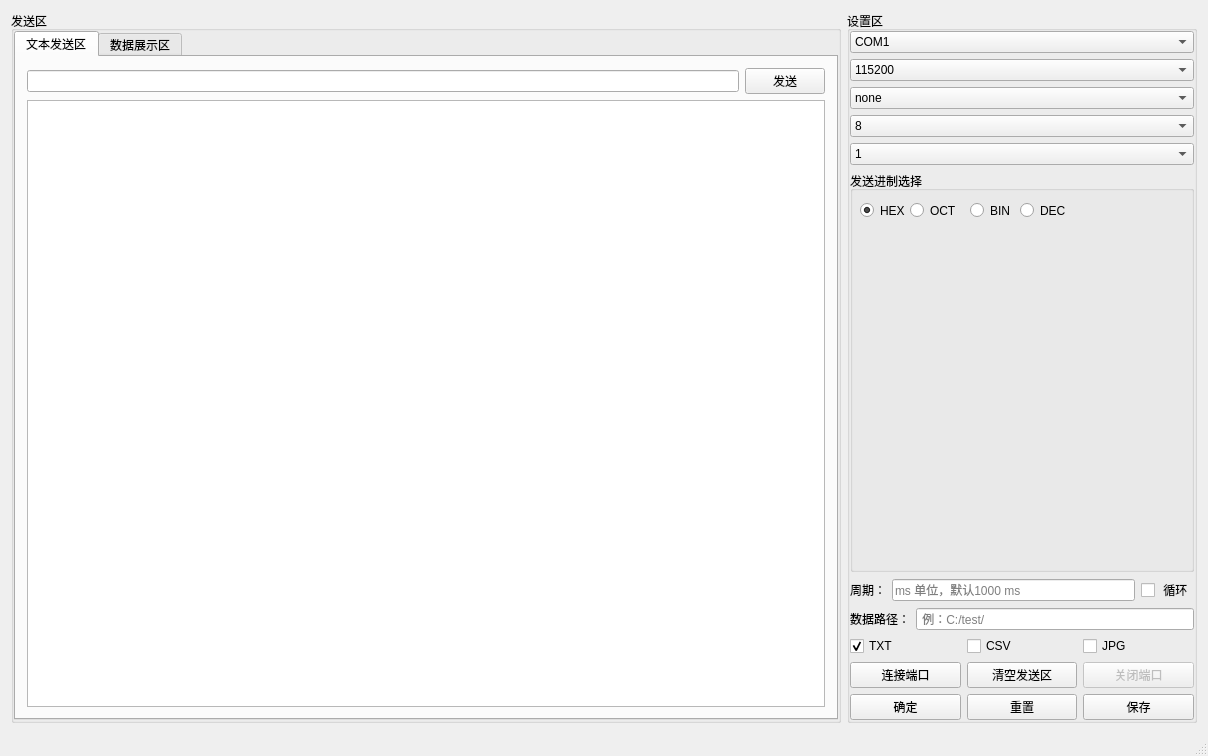
<?xml version="1.0" encoding="UTF-8"?>
<ui version="4.0">
 <class>Serial</class>
 <widget class="QMainWindow" name="Serial">
  <property name="geometry">
   <rect>
    <x>0</x>
    <y>0</y>
    <width>1208</width>
    <height>756</height>
   </rect>
  </property>
  <property name="windowTitle">
   <string>Serial</string>
  </property>
  <widget class="QWidget" name="centralWidget">
   <layout class="QHBoxLayout" name="horizontalLayout_9">
    <item>
     <widget class="QGroupBox" name="groupBox">
      <property name="minimumSize">
       <size>
        <width>690</width>
        <height>0</height>
       </size>
      </property>
      <property name="title">
       <string>发送区</string>
      </property>
      <layout class="QGridLayout" name="gridLayout_2">
       <property name="leftMargin">
        <number>0</number>
       </property>
       <property name="topMargin">
        <number>0</number>
       </property>
       <property name="rightMargin">
        <number>0</number>
       </property>
       <property name="bottomMargin">
        <number>0</number>
       </property>
       <item row="0" column="0">
        <widget class="QTabWidget" name="tabWidget">
         <property name="currentIndex">
          <number>0</number>
         </property>
         <widget class="QWidget" name="tab_3">
          <attribute name="title">
           <string>文本发送区</string>
          </attribute>
          <layout class="QVBoxLayout" name="verticalLayout_2">
           <item>
            <layout class="QVBoxLayout" name="verticalLayout">
             <item>
              <layout class="QHBoxLayout" name="horizontalLayout">
               <item>
                <widget class="QLineEdit" name="edit_send"/>
               </item>
               <item>
                <widget class="QPushButton" name="btn_send">
                 <property name="text">
                  <string>发送</string>
                 </property>
                </widget>
               </item>
              </layout>
             </item>
             <item>
              <widget class="QPlainTextEdit" name="edit_text_buffer">
               <property name="sizeAdjustPolicy">
                <enum>QAbstractScrollArea::AdjustIgnored</enum>
               </property>
              </widget>
             </item>
            </layout>
           </item>
          </layout>
         </widget>
         <widget class="QWidget" name="tab_4">
          <attribute name="title">
           <string>数据展示区</string>
          </attribute>
          <layout class="QGridLayout" name="gridLayout">
           <item row="0" column="0">
            <layout class="QHBoxLayout" name="horizontalLayout_8">
             <item>
              <widget class="QPushButton" name="btn_draw">
               <property name="text">
                <string>开始绘图</string>
               </property>
              </widget>
             </item>
             <item>
              <widget class="QPushButton" name="btn_stop">
               <property name="enabled">
                <bool>false</bool>
               </property>
               <property name="text">
                <string>停止绘图</string>
               </property>
              </widget>
             </item>
            </layout>
           </item>
           <item row="1" column="0">
            <widget class="QChartView" name="chart_view"/>
           </item>
          </layout>
         </widget>
        </widget>
       </item>
      </layout>
     </widget>
    </item>
    <item>
     <widget class="QGroupBox" name="groupBox_2">
      <property name="maximumSize">
       <size>
        <width>350</width>
        <height>16777215</height>
       </size>
      </property>
      <property name="title">
       <string>设置区</string>
      </property>
      <layout class="QGridLayout" name="gridLayout_3">
       <property name="leftMargin">
        <number>0</number>
       </property>
       <property name="topMargin">
        <number>0</number>
       </property>
       <property name="rightMargin">
        <number>0</number>
       </property>
       <property name="bottomMargin">
        <number>0</number>
       </property>
       <item row="0" column="0">
        <layout class="QVBoxLayout" name="verticalLayout_5">
         <item>
          <layout class="QVBoxLayout" name="verticalLayout_4">
           <item>
            <widget class="QComboBox" name="cmb_com">
             <item>
              <property name="text">
               <string>COM1</string>
              </property>
             </item>
             <item>
              <property name="text">
               <string>COM2</string>
              </property>
             </item>
             <item>
              <property name="text">
               <string>COM3</string>
              </property>
             </item>
             <item>
              <property name="text">
               <string>COM4</string>
              </property>
             </item>
             <item>
              <property name="text">
               <string>COM5</string>
              </property>
             </item>
             <item>
              <property name="text">
               <string>COM6</string>
              </property>
             </item>
             <item>
              <property name="text">
               <string>COM7</string>
              </property>
             </item>
             <item>
              <property name="text">
               <string>COM8</string>
              </property>
             </item>
             <item>
              <property name="text">
               <string>COM9</string>
              </property>
             </item>
            </widget>
           </item>
           <item>
            <widget class="QComboBox" name="cmb_baud">
             <item>
              <property name="text">
               <string>115200</string>
              </property>
             </item>
             <item>
              <property name="text">
               <string>57600</string>
              </property>
             </item>
             <item>
              <property name="text">
               <string>38400</string>
              </property>
             </item>
             <item>
              <property name="text">
               <string>19200</string>
              </property>
             </item>
             <item>
              <property name="text">
               <string>9600</string>
              </property>
             </item>
             <item>
              <property name="text">
               <string>4800</string>
              </property>
             </item>
             <item>
              <property name="text">
               <string>2400</string>
              </property>
             </item>
             <item>
              <property name="text">
               <string>1200</string>
              </property>
             </item>
            </widget>
           </item>
           <item>
            <widget class="QComboBox" name="cmb_parity">
             <item>
              <property name="text">
               <string>none</string>
              </property>
             </item>
             <item>
              <property name="text">
               <string>even</string>
              </property>
             </item>
             <item>
              <property name="text">
               <string>odd</string>
              </property>
             </item>
             <item>
              <property name="text">
               <string>mark</string>
              </property>
             </item>
             <item>
              <property name="text">
               <string>space</string>
              </property>
             </item>
            </widget>
           </item>
           <item>
            <widget class="QComboBox" name="cmb_data_bits">
             <item>
              <property name="text">
               <string>8</string>
              </property>
             </item>
             <item>
              <property name="text">
               <string>7</string>
              </property>
             </item>
             <item>
              <property name="text">
               <string>6</string>
              </property>
             </item>
             <item>
              <property name="text">
               <string>5</string>
              </property>
             </item>
            </widget>
           </item>
           <item>
            <widget class="QComboBox" name="cmb_stop_bits">
             <item>
              <property name="text">
               <string>1</string>
              </property>
             </item>
             <item>
              <property name="text">
               <string>1.5</string>
              </property>
             </item>
             <item>
              <property name="text">
               <string>2</string>
              </property>
             </item>
            </widget>
           </item>
          </layout>
         </item>
         <item>
          <layout class="QHBoxLayout" name="horizontalLayout_6">
           <item>
            <widget class="QGroupBox" name="groupBox_3">
             <property name="title">
              <string>发送进制选择</string>
             </property>
             <widget class="QRadioButton" name="rad_hex">
              <property name="geometry">
               <rect>
                <x>10</x>
                <y>30</y>
                <width>51</width>
                <height>19</height>
               </rect>
              </property>
              <property name="text">
               <string>HEX</string>
              </property>
              <property name="checked">
               <bool>true</bool>
              </property>
             </widget>
             <widget class="QRadioButton" name="rad_oct">
              <property name="geometry">
               <rect>
                <x>60</x>
                <y>30</y>
                <width>51</width>
                <height>19</height>
               </rect>
              </property>
              <property name="text">
               <string>OCT</string>
              </property>
             </widget>
             <widget class="QRadioButton" name="rad_bin">
              <property name="geometry">
               <rect>
                <x>120</x>
                <y>30</y>
                <width>51</width>
                <height>19</height>
               </rect>
              </property>
              <property name="text">
               <string>BIN</string>
              </property>
             </widget>
             <widget class="QRadioButton" name="rad_dec">
              <property name="geometry">
               <rect>
                <x>170</x>
                <y>30</y>
                <width>51</width>
                <height>19</height>
               </rect>
              </property>
              <property name="text">
               <string>DEC</string>
              </property>
             </widget>
            </widget>
           </item>
          </layout>
         </item>
         <item>
          <layout class="QHBoxLayout" name="horizontalLayout_2">
           <item>
            <widget class="QLabel" name="label_2">
             <property name="text">
              <string>周期：</string>
             </property>
            </widget>
           </item>
           <item>
            <widget class="QLineEdit" name="edit_circle">
             <property name="placeholderText">
              <string>ms 单位，默认1000 ms</string>
             </property>
            </widget>
           </item>
           <item>
            <widget class="QCheckBox" name="chk_circle">
             <property name="text">
              <string> 循环</string>
             </property>
            </widget>
           </item>
          </layout>
         </item>
         <item>
          <layout class="QHBoxLayout" name="horizontalLayout_3">
           <item>
            <widget class="QLabel" name="label">
             <property name="text">
              <string>数据路径：</string>
             </property>
            </widget>
           </item>
           <item>
            <widget class="QLineEdit" name="edit_data_path">
             <property name="placeholderText">
              <string> 例：C:/test/</string>
             </property>
            </widget>
           </item>
          </layout>
         </item>
         <item>
          <layout class="QHBoxLayout" name="horizontalLayout_5">
           <item>
            <widget class="QCheckBox" name="chk_txt">
             <property name="text">
              <string>TXT</string>
             </property>
             <property name="checked">
              <bool>true</bool>
             </property>
            </widget>
           </item>
           <item>
            <widget class="QCheckBox" name="chk_csv">
             <property name="text">
              <string>CSV</string>
             </property>
            </widget>
           </item>
           <item>
            <widget class="QCheckBox" name="chk_jpg">
             <property name="text">
              <string>JPG</string>
             </property>
            </widget>
           </item>
          </layout>
         </item>
         <item>
          <layout class="QHBoxLayout" name="horizontalLayout_7">
           <item>
            <widget class="QPushButton" name="btn_open">
             <property name="text">
              <string>连接端口</string>
             </property>
            </widget>
           </item>
           <item>
            <widget class="QPushButton" name="btn_clear">
             <property name="text">
              <string>清空发送区</string>
             </property>
            </widget>
           </item>
           <item>
            <widget class="QPushButton" name="btn_close">
             <property name="enabled">
              <bool>false</bool>
             </property>
             <property name="text">
              <string>关闭端口</string>
             </property>
            </widget>
           </item>
          </layout>
         </item>
         <item>
          <layout class="QHBoxLayout" name="horizontalLayout_4">
           <item>
            <widget class="QPushButton" name="btn_ok">
             <property name="text">
              <string>确定</string>
             </property>
            </widget>
           </item>
           <item>
            <widget class="QPushButton" name="btn_reset">
             <property name="text">
              <string>重置</string>
             </property>
            </widget>
           </item>
           <item>
            <widget class="QPushButton" name="btn_save">
             <property name="text">
              <string>保存</string>
             </property>
            </widget>
           </item>
          </layout>
         </item>
        </layout>
       </item>
      </layout>
     </widget>
    </item>
   </layout>
  </widget>
  <widget class="QStatusBar" name="statusBar"/>
 </widget>
 <layoutdefault spacing="6" margin="11"/>
 <customwidgets>
  <customwidget>
   <class>QChartView</class>
   <extends>QGraphicsView</extends>
   <header location="global">qchartview.h</header>
  </customwidget>
 </customwidgets>
 <resources/>
 <connections/>
</ui>
